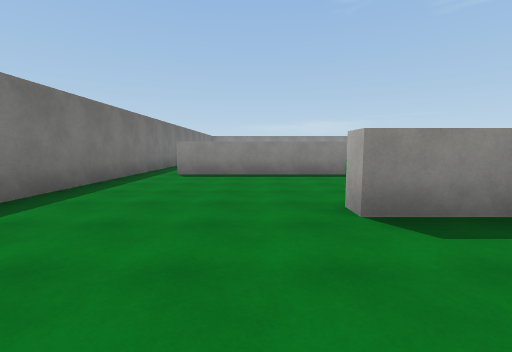
[1] (above)

17 first-person views from a walk through a scene from a Unity 3-D project. The camera is 1.5 m above the floor, tilts 6° down and sees 90° across. The floor is counted in squares, 2 m on a side. Each view is taken from the middle of a square. On the plan, view 1 faces up. The plan holds only what a view shows up to about 9 squares ahead; the rest is blank. The place goes on beyond the plan. Surface patterns are stand-ins for the level's own textures.

[2]
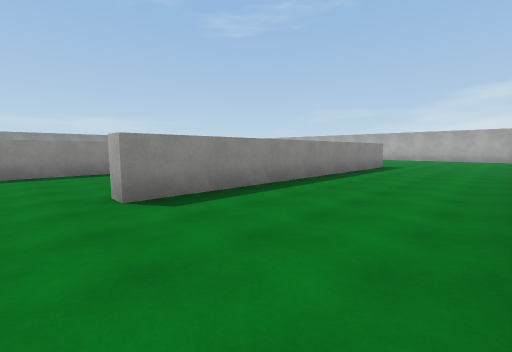

[3]
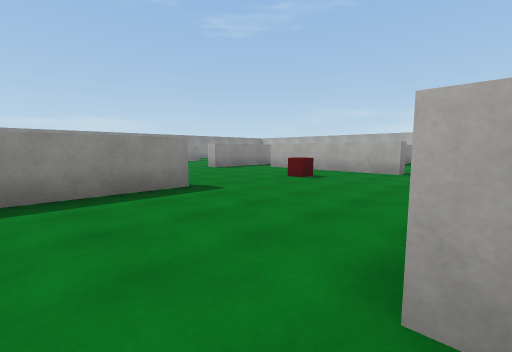

[4]
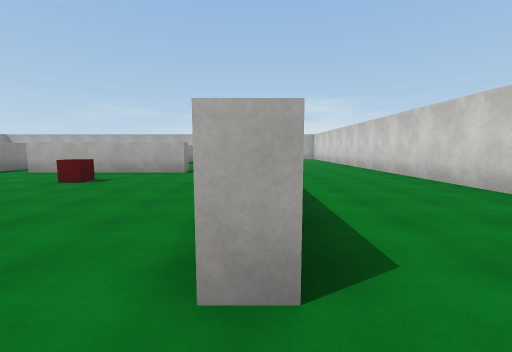

[5]
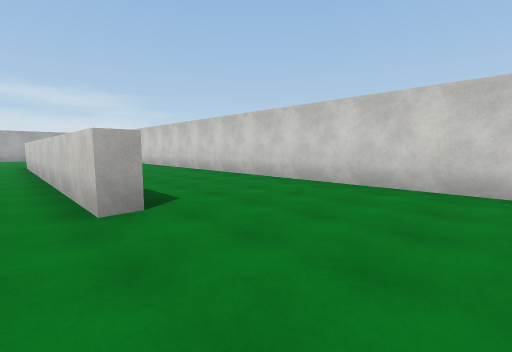

[6]
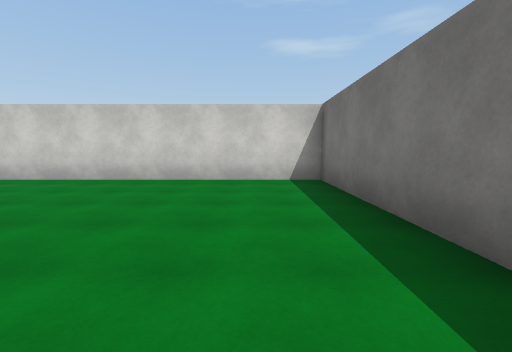

[7]
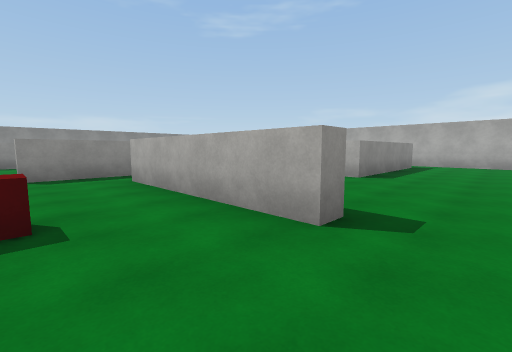

[8]
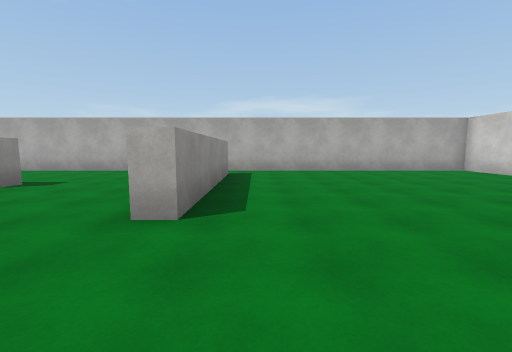

[9]
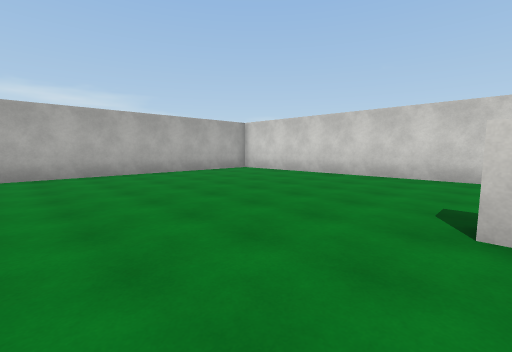

[10]
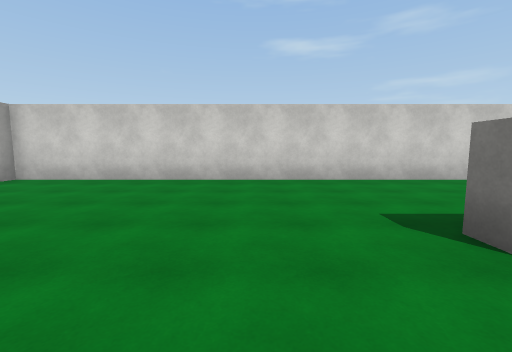

[11]
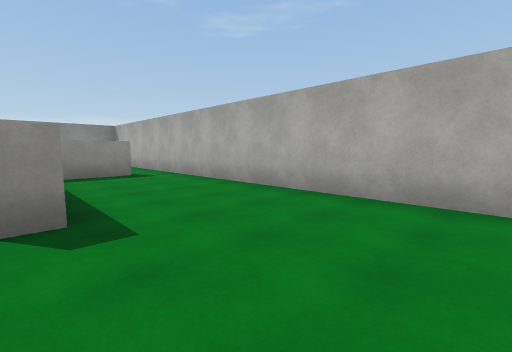

[12]
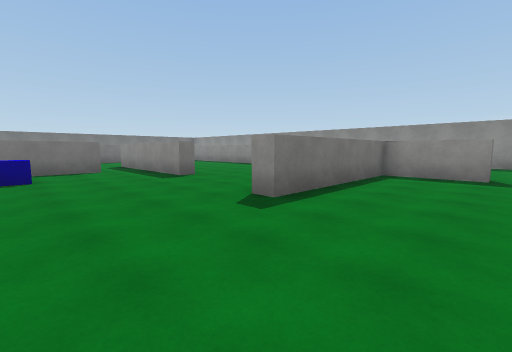

[13]
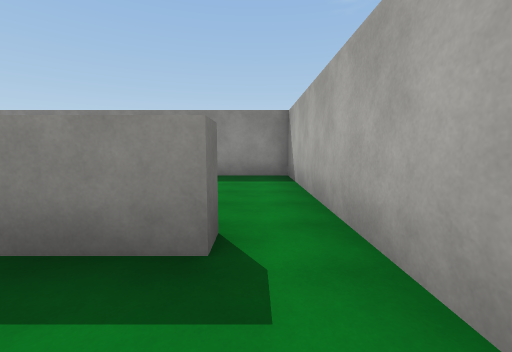

[14]
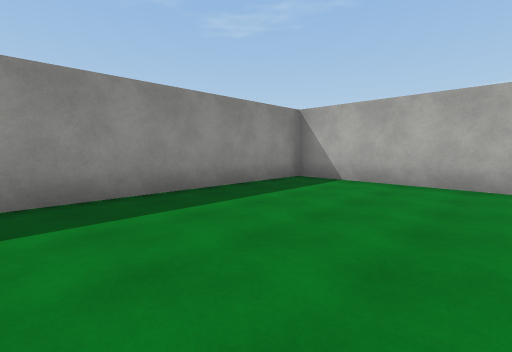

[15]
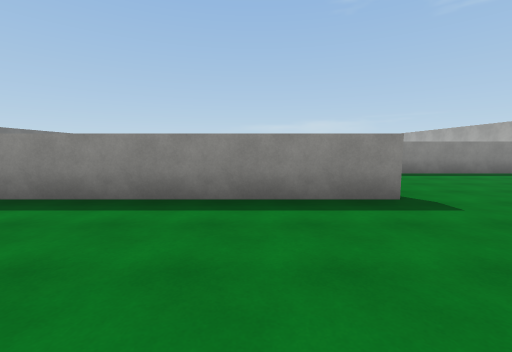

[16]
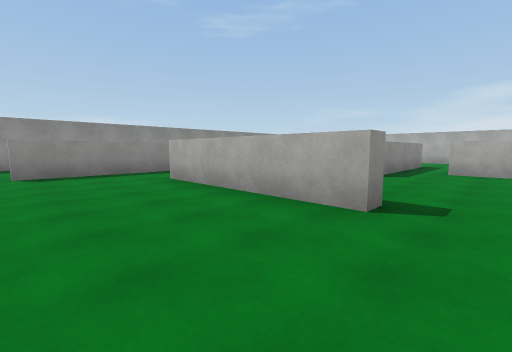

[17]
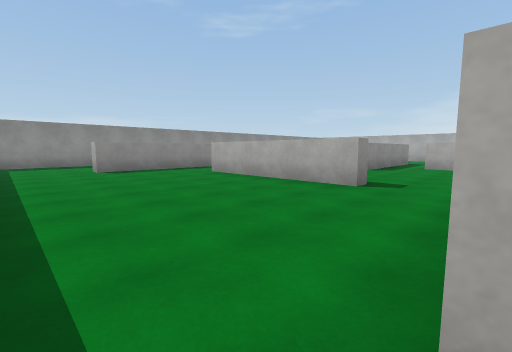

### Floor plan
Points are (right, up) in squares from view 1. A wall is a line through its corners. A room is listed if a view was taken in it or the views show most of it. See-through windows are left out.
Room 1 (views 1, 2, 3, 4, 5, 6, 7, 8, 9, 10, 11, 12, 13, 14, 15, 16, 17)
walls: (8.7, 10.4) (8.7, 8); (2.6, 10.2) (2.1, 10.2) (2.1, 15.2); (11.2, 12.2) (11.2, 11.6) (6.2, 11.6); (2.8, 7.6) (-2.4, 7.6); (8.8, 5.3) (8.2, 5.3) (8.2, 10.4); (11.2, 3.3) (11.2, 2.8) (1.2, 2.8) (1.2, 3.3) (11.2, 3.3); (3.2, 17.3) (-0.8, 17.3) (-0.8, 17.9); (-3.6, 9) (-3.6, -1.3) (18.9, -1.3) (18.9, 21.2) (12.9, 21.2); (17.5, 6.8) (12.7, 6.8) (12.7, 7.4); (17.7, 16.2) (17.7, 15.7) (15.4, 15.7) (15.4, 11) (14.9, 11)
objects: red cube (6, 7); blue cube (11, 8)

Where each view was taken, in squares from view 1:
view 1: 0 up, 0 right, facing up
view 2: 1 down, 0 right, facing up-right
view 3: 3 up, 0 right, facing up-right
view 4: 3 up, 0 right, facing right
view 5: 4 up, 2 left, facing down-right
view 6: 5 up, 2 left, facing down
view 7: 4 up, 6 right, facing up-right
view 8: 6 up, 10 right, facing right
view 9: 6 up, 11 right, facing down-right
view 10: 5 up, 13 right, facing down
view 11: 8 up, 15 right, facing up-right
view 12: 8 up, 18 right, facing up-left
view 13: 14 up, 18 right, facing up
view 14: 17 up, 13 right, facing up-right
view 15: 1 down, 9 right, facing up
view 16: 9 up, 1 left, facing up-right
view 17: 8 up, 3 left, facing up-right
